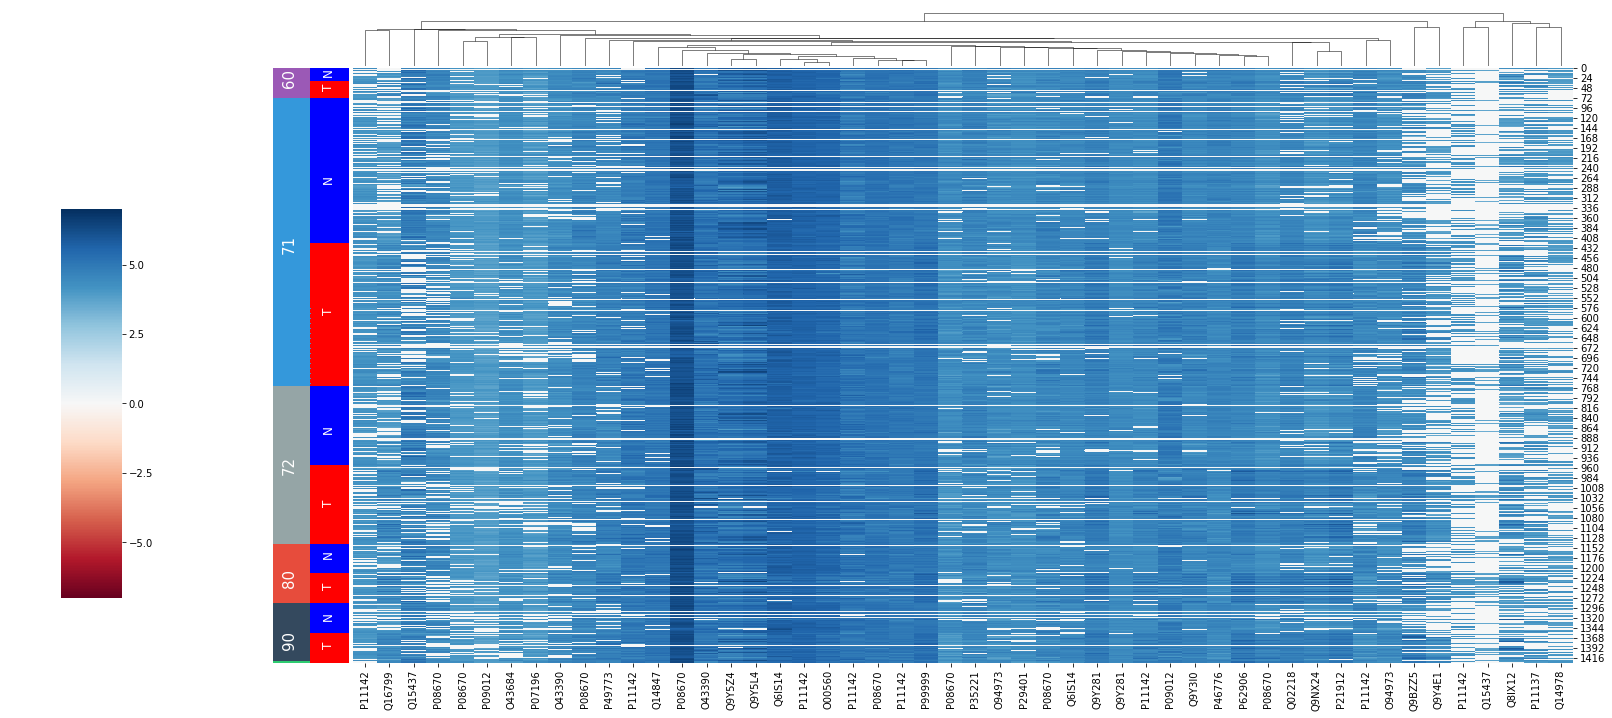

Reproduce this figure in Python.
import datetime
import numpy as np
import pandas as pd
import matplotlib.pylab as plt
import numpy as np
import pylab as pl
import seaborn as sns

df = pd.read_csv('######.csv')


df = df.ix[:,1:]

iris = sns.load_dataset("iris")
species = iris.pop("species")


# your first target column
labels = df['label']
lut_lbs = dict(zip(labels.unique(), ["#9b59b6", "#3498db", "#95a5a6", "#e74c3c", "#34495e", "#2ecc71"]))
print(lut_lbs)                   
row_colors_lbs = labels.map(lut_lbs)

# your second target column
tissues = df['Tissue']
lut_tius = dict(zip(tissues.unique(), "br"))
row_colors_tius = tissues.map(lut_tius)

df_for_clustermap=df.ix[:,4:]

new_feature_names = [str(x)[5:11] for x in list(df_for_clustermap.columns)]

df_for_clustermap.columns = new_feature_names



#if you want to change the position of colorbar, then you need to ensure keep the xticklabel and yticklabels.
g = sns.clustermap( np.log(df_for_clustermap), 
                   #xticklabels=False, 
                   #yticklabels=False, 
                   #col_cluster = False, 
                   row_cluster=False,
                   #cbar_kws={'label': 'colorbar title'}, 
                   row_colors=[row_colors_lbs,row_colors_tius], 
                   cmap='RdBu',
                   figsize=(28, 12),
                   vmin=-7, vmax=7,
                   )


# To be honest, there are plenty ways of beautifing the following code, but I admit that I am lazy.. lol.
g.ax_row_colors.axes.annotate("60",rotation=90, 
                              xy=(0.5, 0.5), 
                              xytext=(0.25, 30),
                              color = 'white', 
                              fontsize=15)#.set_yticklabels(list(labels.unique()))#(xtickslabels='common xlabel', ytickslabels='common ylabel')

g.ax_row_colors.axes.annotate("71",rotation=90, 
                              xy=(0.5, 0.5), 
                              xytext=(0.25, 430),
                              color = 'white', 
                              fontsize=15)
g.ax_row_colors.axes.annotate("72",rotation=90, 
                              xy=(0.5, 0.5), 
                              xytext=(0.25, 960),
                              color = 'white', 
                              fontsize=15)
g.ax_row_colors.axes.annotate("80",rotation=90, 
                              xy=(0.5, 0.5), 
                              xytext=(0.25, 1230),
                              color = 'white', 
                              fontsize=15)
g.ax_row_colors.axes.annotate("90",rotation=90, 
                              xy=(0.5, 0.5), 
                              xytext=(0.25, 1380),
                              color = 'white', 
                              fontsize=15)
'''

#Too small, so did not add this category.
g.ax_row_colors.axes.annotate("60",rotation=90, 
                              xy=(0.5, 0.5), 
                              xytext=(0.25, 1450),
                              #color = 'white', 
                              fontsize=15)
'''

g.ax_row_colors.axes.annotate("N",rotation=90, 
                              xy=(0.5, 0.5), 
                              xytext=(1.3, 25),
                              color = 'white', 
                              fontsize=12)#.set_yticklabels(list(labels.unique()))#(xtickslabels='common xlabel', ytickslabels='common ylabel')

g.ax_row_colors.axes.annotate("T",rotation=90, 
                              xy=(0.5, 0.5), 
                              xytext=(1.3, 60),
                              color = 'white', 
                              fontsize=12)

g.ax_row_colors.axes.annotate("N",rotation=90, 
                              xy=(0.5, 0.5), 
                              xytext=(1.3, 280),
                              color = 'white', 
                              fontsize=12)

g.ax_row_colors.axes.annotate("T",rotation=90, 
                              xy=(0.5, 0.5), 
                              xytext=(1.3, 600),
                              color = 'white', 
                              fontsize=12)

g.ax_row_colors.axes.annotate("N",rotation=90, 
                              xy=(0.5, 0.5), 
                              xytext=(1.3, 880),
                              color = 'white', 
                              fontsize=12)
g.ax_row_colors.axes.annotate("T",rotation=90, 
                              xy=(0.5, 0.5), 
                              xytext=(1.3, 1060),
                              color = 'white', 
                              fontsize=12)

g.ax_row_colors.axes.annotate("N",rotation=90, 
                              xy=(0.5, 0.5), 
                              xytext=(1.3, 1180),
                              color = 'white', 
                              fontsize=12)
g.ax_row_colors.axes.annotate("T",rotation=90, 
                              xy=(0.5, 0.5), 
                              xytext=(1.3, 1260),
                              color = 'white', 
                              fontsize=12)

g.ax_row_colors.axes.annotate("N",rotation=90, 
                              xy=(0.5, 0.5), 
                              xytext=(1.3, 1330),
                              color = 'white', 
                              fontsize=12)

g.ax_row_colors.axes.annotate("T",rotation=90, 
                              xy=(0.5, 0.5), 
                              xytext=(1.3, 1400),
                              color = 'white', 
                              fontsize=12)

print(len(g.ax_row_colors.axes.get_xticklabels()))

# This is very strange as the color bar cannot be relocated if there are too many columns(~1500 columns in this data)
g.cax.set_position([.15, .2, .03, .45])
#g.ax_col_dendrogram.legend(loc="center", ncol=3)
#plt.tight_layout()
#dendro_box = g.ax_row_dendrogram.get_position()
#dendro_box.x0 = (dendro_box.x0 + 2 * dendro_box.x1) / 3
#g.cax.set_position(dendro_box)
#col = g.ax_col_dendrogram.get_position()
#print(col)
#g.ax_col_dendrogram.set_position([col.x0, col.y0, col.width, col.height*0.01])
